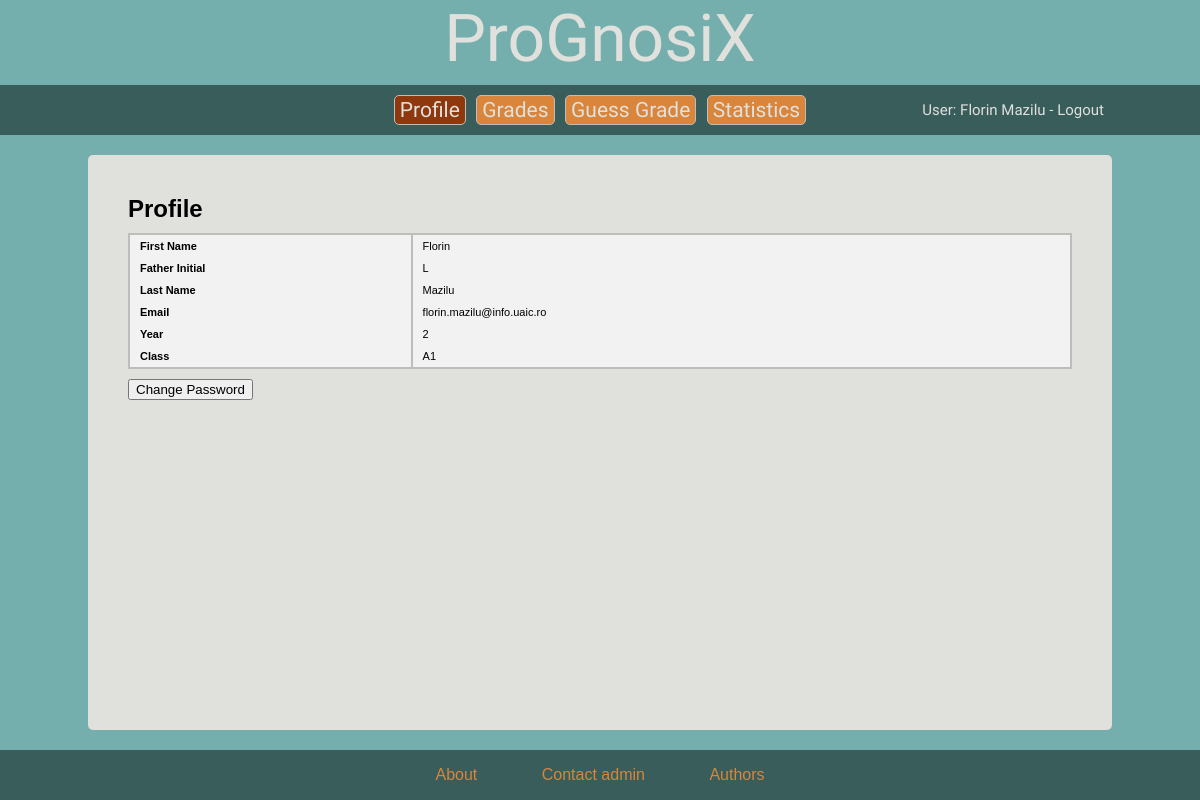
/s-profile.php (signed in), run on an earlier commit of the app's database.
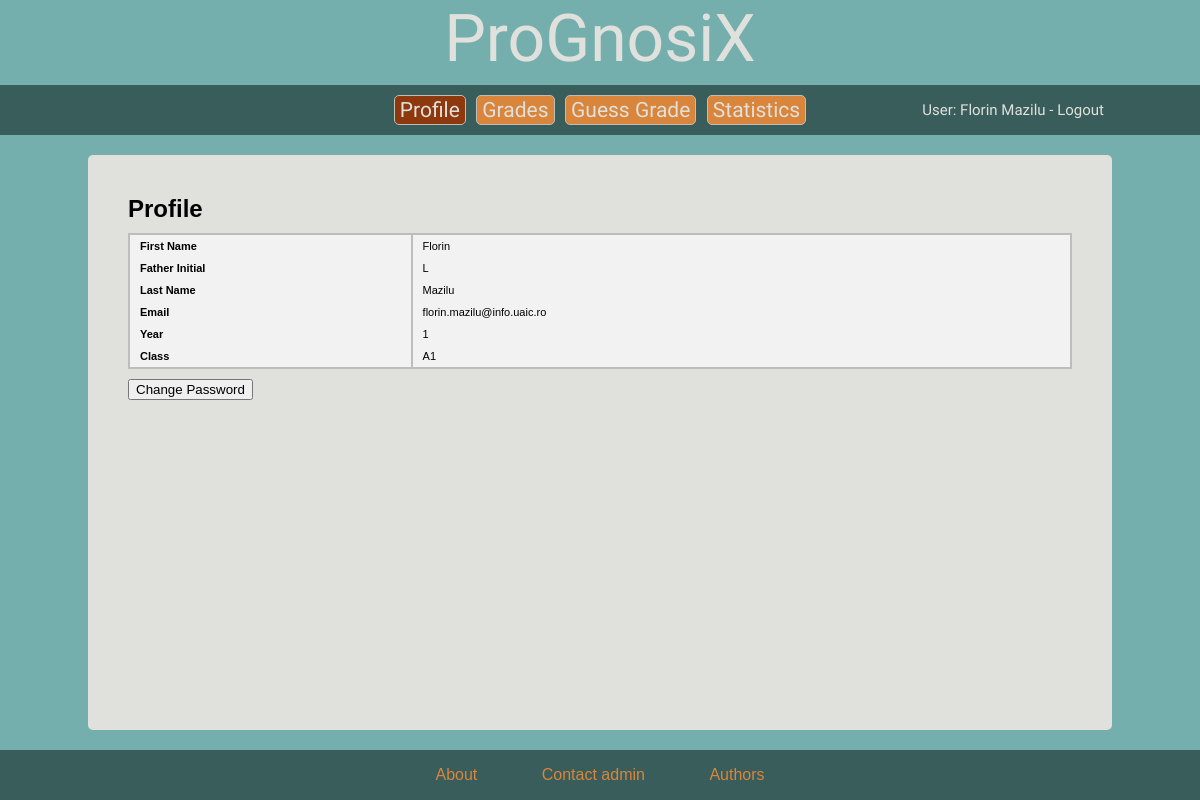
And on a later commit of the database.
### tables this page shows
CREATE TABLE `classes` (
  `class_id` int(2) NOT NULL,
  `class_name` int(2) NOT NULL,
  `class_semi_year` varchar(2) NOT NULL,
  `class_year` int(2) NOT NULL
);

### core/functions/general.php (called while the page is built, shortened)
<?php
function return_user_data($user_id, $account_type) {
	global $mysqli;
	switch ($account_type) {
		case 'students':
			$result = $mysqli->query("SELECT * FROM `students` WHERE `ID` = '$user_id'");
			break;
	}
	$data = $result->fetch_array();
	return $data;
}

### s-profile.php (the view, shortened to what this page needs)
	<?php
include 'core/init.php';
include 'includes/overall/header.php';
$data = return_user_data($_SESSION['user_id'], $_SESSION['account_type']);
$class_id = $data['class_id'];
global $mysqli;
$class_ids = $mysqli->query("SELECT * FROM `classes` WHERE `class_id` = '$class_id'");
while ($class_id = $class_ids->fetch_assoc()) {
	$class = $class_id['class_semi_year'].$class_id['class_name'];
	$year = $class_id['class_year'];
}
?>
	<h2>Profile</h2>
    <table class="table-data" cellspacing="0">
        <tr>
            <td style="width: 30%"><b>First Name</b></td>
            <td><?php echo $data['first_name']; ?></td>
        </tr>
        <tr>
            <td style="width: 30%"><b>Father Initial</b></td>
            <td><?php echo $data['parent_init']; ?></td>
        </tr>
        <tr>
            <td style="width: 30%"><b>Last Name</b></td>
            <td><?php echo $data['last_name']; ?></td>
        </tr>
        <tr>
            <td style="width: 30%"><b>Email</b></td>
            <td><?php echo $data['email']; ?></td>
        </tr>
        <tr>
            <td style="width: 30%"><b>Year</b></td>
            <td><?php echo $year; ?></td>
        </tr>
        <tr>
            <td style="width: 30%"><b>Class</b></td>
            <td><?php echo $class; ?></td>
        </tr>
    </table>
    <form action="s-change-password.php" method="post">
        <button type="submit">Change Password</button>
    </form>
<?php include 'includes/overall/footer.php' ?>

What changed in the data, as far as the page shows it:
changed classes: class_year "2" → "1"
